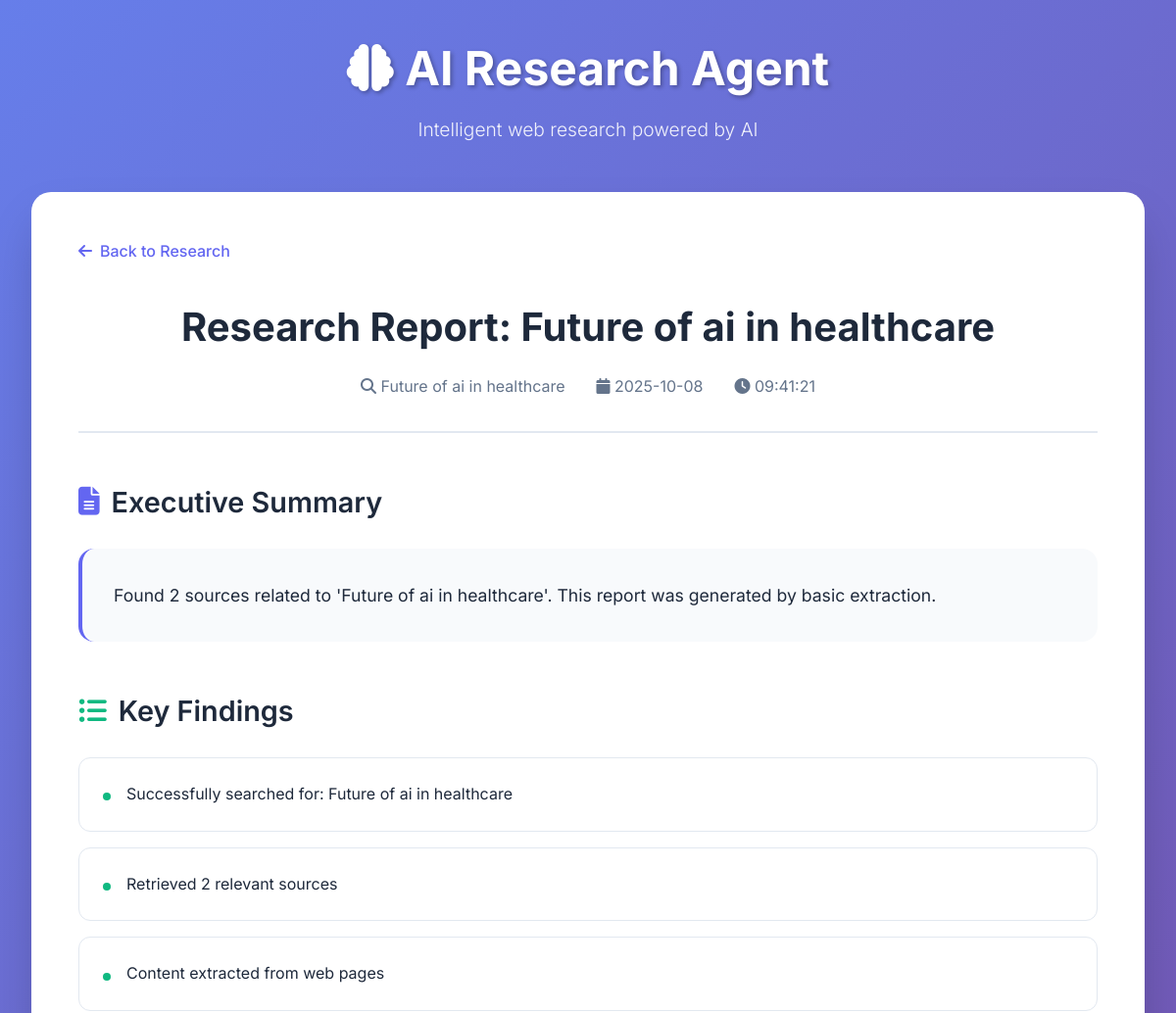
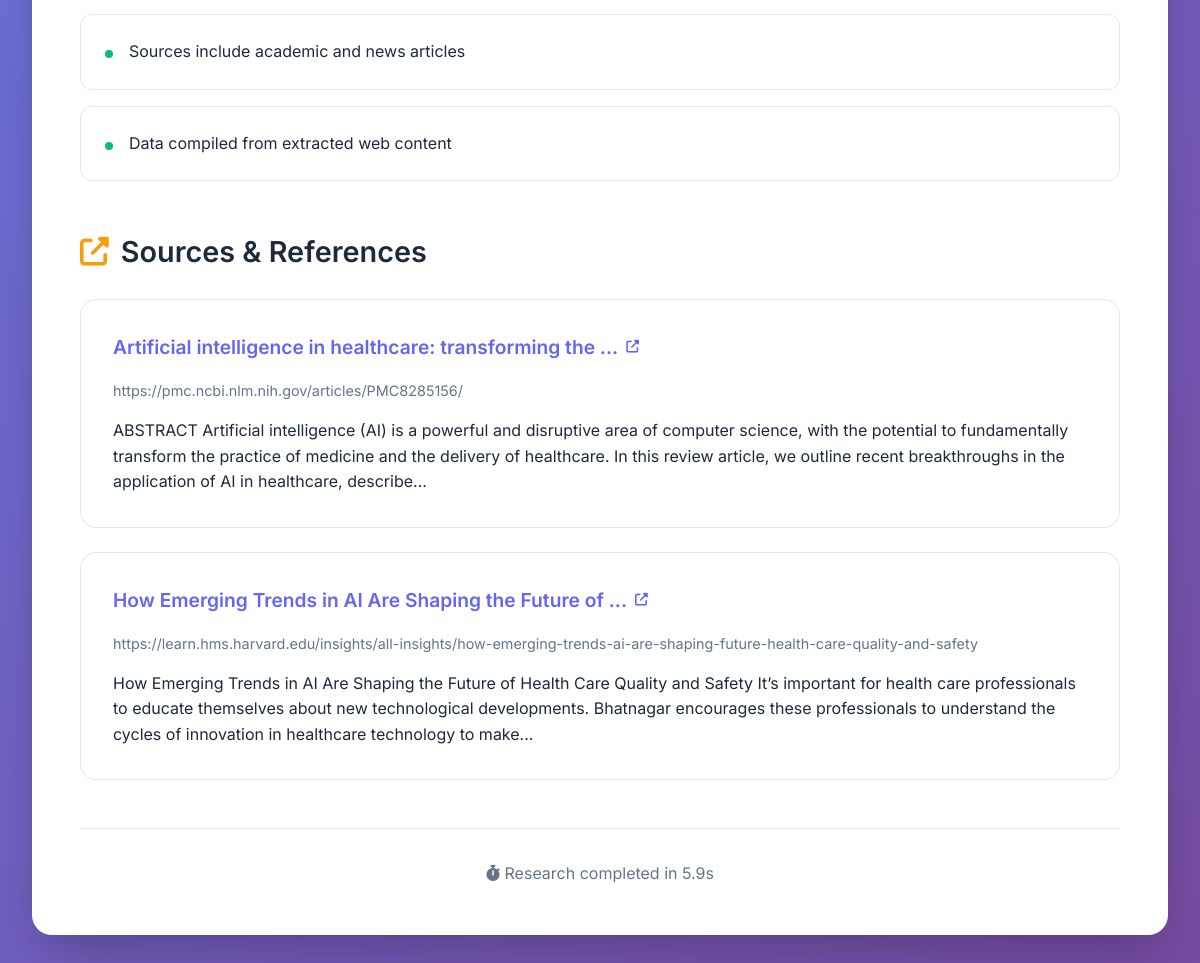
Screenshot of /report/39 with the database file from the repository (2 pictures, top to bottom).
### tables this page shows
CREATE TABLE reports (
                id INTEGER PRIMARY KEY AUTOINCREMENT,
                query TEXT NOT NULL,
                created_at TEXT NOT NULL,
                title TEXT,
                summary TEXT,
                report_json TEXT NOT NULL
            );

### main.py (the view)
@app.get("/report/{report_id}", response_class=HTMLResponse)
async def view_report(request: Request, report_id: int):
    rep = get_report(report_id)
    if not rep:
        raise HTTPException(status_code=404, detail="Report not found")
    return templates.TemplateResponse("report.html", {"request": request, "r": rep})

### templates/report.html (shortened to what this page needs)
{% extends "base.html" %}
{% block content %}
<div style="margin-bottom: 2rem;">
    <a href="/" style="text-decoration: none; color: var(--primary-color); font-weight: 500; display: inline-flex; align-items: center; gap: 0.5rem;">
        <i class="fas fa-arrow-left"></i> Back to Research
    </a>
</div>
<article style="max-width: 100%;">
    <header style="margin-bottom: 3rem; text-align: center; padding-bottom: 2rem; border-bottom: 2px solid var(--border-color);">
        <h1 style="font-size: 2.5rem; font-weight: 700; color: var(--text-primary); margin-bottom: 1rem;">
            {{ r.title or r.query }}
        </h1>
        <div style="display: flex; justify-content: center; gap: 2rem; flex-wrap: wrap; color: var(--text-secondary);">
            <span><i class="fas fa-search"></i> {{ r.query }}</span>
            <span><i class="fas fa-calendar"></i> {{ r.created_at[:10] }}</span>
            <span><i class="fas fa-clock"></i> {{ r.created_at[11:19] }}</span>
        </div>
    </header>
    {% if r.report_data.report.summary %}
    <section style="margin-bottom: 3rem;">
        <h2 style="font-size: 1.8rem; font-weight: 600; margin-bottom: 1.5rem; color: var(--text-primary); display: flex; align-items: center; gap: 0.75rem;">
            <i class="fas fa-file-text" style="color: var(--primary-color);"></i>
            Executive Summary
        </h2>
        <div style="background: var(--secondary-color); padding: 2rem; border-radius: 16px; border-left: 4px solid var(--primary-color);">
            <p style="font-size: 1.1rem; line-height: 1.8;">{{ r.report_data.report.summary }}</p>
        </div>
    </section>
    {% endif %}
    {% if r.report_data.report.key_points %}
    <section style="margin-bottom: 3rem;">
        <h2 style="font-size: 1.8rem; font-weight: 600; margin-bottom: 1.5rem; color: var(--text-primary); display: flex; align-items: center; gap: 0.75rem;">
            <i class="fas fa-list-ul" style="color: var(--success-color);"></i>
            Key Findings
        </h2>
        <div style="display: grid; gap: 1rem;">
            {% for point in r.report_data.report.key_points %}
            <div style="background: white; padding: 1.5rem; border-radius: 12px; border: 1px solid var(--border-color); display: flex; align-items: flex-start; gap: 1rem;">
                <div style="width: 8px; height: 8px; background: var(--success-color); border-radius: 50%; margin-top: 0.7rem; flex-shrink: 0;"></div>
                <p style="line-height: 1.6;">{{ point }}</p>
            </div>
            {% endfor %}
        </div>
    </section>
    {% endif %}
    {% if r.report_data.sources %}
    <section style="margin-bottom: 3rem;">
        <h2 style="font-size: 1.8rem; font-weight: 600; margin-bottom: 1.5rem; color: var(--text-primary); display: flex; align-items: center; gap: 0.75rem;">
            <i class="fas fa-external-link-alt" style="color: var(--warning-color);"></i>
            Sources & References
        </h2>
        <div style="display: grid; gap: 1.5rem;">
            {% for source in r.report_data.sources %}
            <div style="background: white; padding: 2rem; border-radius: 16px; border: 1px solid var(--border-color); transition: all 0.3s ease;" onmouseover="this.style.boxShadow='0 10px 25px rgba(0,0,0,0.1)'; this.style.transform='translateY(-2px)'" onmouseout="this.style.boxShadow=''; this.style.transform=''">
                <h3 style="font-size: 1.2rem; font-weight: 600; margin-bottom: 1rem;">
                    <a href="{{ source.url }}" target="_blank" style="color: var(--primary-color); text-decoration: none; display: flex; align-items: center; gap: 0.5rem;">
                        {{ source.title }}
                        <i class="fas fa-external-link-alt" style="font-size: 0.8rem;"></i>
                    </a>
                </h3>
                <p style="color: var(--text-secondary); font-size: 0.9rem; margin-bottom: 1rem;">{{ source.url }}</p>
                <p style="line-height: 1.6;">{{ source.content[:300] }}{% if source.content|length > 300 %}...{% endif %}</p>
            </div>
            {% endfor %}
        </div>
    </section>
    {% endif %}
    {% if r.report_data.processing_time %}
    <footer style="text-align: center; padding-top: 2rem; border-top: 1px solid var(--border-color); color: var(--text-secondary);">
        <p><i class="fas fa-stopwatch"></i> Research completed in {{ r.report_data.processing_time }}s</p>
    </footer>
    {% endif %}
</article>
{% endblock %}

### templates/base.html (style rules this page uses)
* { margin: 0; padding: 0; box-sizing: border-box; }
:root { --primary-color: #6366f1; --primary-dark: #4f46e5; --secondary-color: #f8fafc; --text-primary: #1e293b; --text-secondary: #64748b; --border-color: #e2e8f0; --success-color: #10b981; --error-color: #ef4444; --warning-color: #f59e0b; }
body { font-family: 'Inter', -apple-system, BlinkMacSystemFont, sans-serif; line-height: 1.6; color: var(--text-primary); background: linear-gradient(135deg, #667eea 0%, #764ba2 100%); min-height: 100vh; }

### rows the page displays
reports: title "Research Report: Future of ai in healthcare", query "Future of ai in healthcare", created_at "2025-10-08", created_at "09:41:21", report_data.report.summary "Found 2 sources related to 'Future of ai in healthcare'. This report was generated by basic extraction."

### other values shown
{{ point }} "Successfully searched for: Future of ai in healthcare" "Retrieved 2 relevant sources" "Content extracted from web pages" "Sources include academic and news articles" "Data compiled from extracted web content"
{{ source.title }} "Artificial intelligence in healthcare: transforming the ..." "How Emerging Trends in AI Are Shaping the Future of ..."
{{ source.url }} "https://pmc.ncbi.nlm.nih.gov/articles/PMC8285156/" "https://learn.hms.harvard.edu/insights/all-insights/how-emerging-trends-ai-are-shaping-future-health-care-quality-and-safety"
{{ r.report_data.processing_time }} "5.9"
